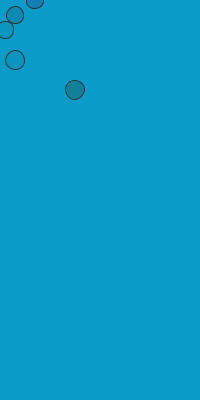
Frame 1 (no input)
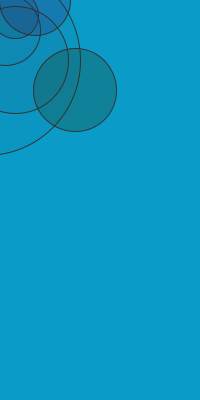
Frame 60 (the mouse pressed at the canvas centre just before this capture)
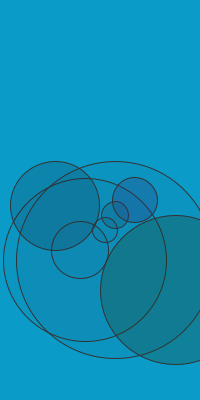
Frame 120 (the mouse held since frame 60 and released just before this capture)

The Processing sketch that drew these frames (run headless with seeded random() and noise(); from frame 60 on, the mouse is pressed at the canvas centre):

// Processing sketch: processing_8012
// ── processing_8012.pde

void setup() {
  size(200, 400);
  stroke(50);
  smooth();
background(20,150,180);
int x=1;
}
float a=second();
float b=second();
float c=second();
float d=second();
float e=second();
float f=second();
float g=second();
float h=second();
float j=minute();
void draw(){
background(10,155,200);


a=a+0.5;
fill(30,50,80,45);
ellipse(mouseX+15, mouseY+15, a, a);
if (a>50){
  a=0;
}

  b=b+0.9;
fill(30,50,80,15);
ellipse(mouseX+5, mouseY+30, b, b);

if (b>100){
  b=0;}


c=c+2.9;
fill(30,50,80,15);
ellipse(mouseX-15, mouseY+60, c, c);

if (c>200){
  c=0;}

d=d+0.6;
fill(30,20,40,45);
ellipse(mouseX-45, mouseY+6, d, d);

if (d>150){
  d=0;}

e=e+0.9;
fill(50,50,125,68);
ellipse(mouseX+35, mouseY, e, e);

if (e>80){
  e=0;}
  
  f=f+1.7;
fill(30,50,80,15);
ellipse(mouseX-20, mouseY+50, f, f);

if (f>80){
  f=0;}

g=g+1.1;
fill(30,54,15,65);
ellipse(mouseX+75, mouseY+90, g, g);

if (g>160){
  g=0;}
  
  h=h+1.5;
fill(30,35,52,15);
ellipse(mouseX+15, mouseY+60, h, h);

if (h>260){
  h=0;}
  
  
}
